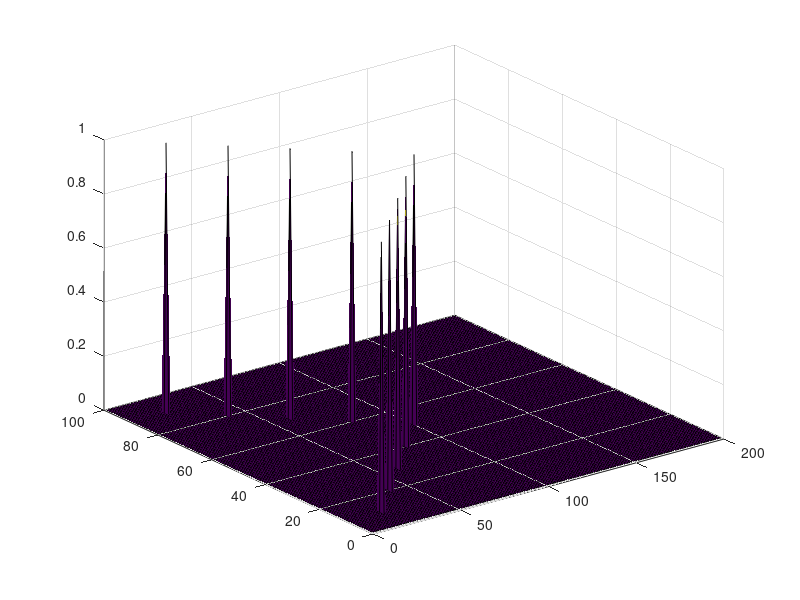

The MATLAB script that drew this image:
function impulse()
    Z = zeros(100,200);
    Z(10, 20) = 1;
    Z(20, 40) = 1;
    Z(30, 60) = 1;
    Z(40, 80) = 1;
    Z(50, 100) = 1;
    Z(60, 80) = 1;
    Z(70, 60) = 1;
    Z(80, 40) = 1;
    Z(90, 20) = 1;
    surf(Z);
end